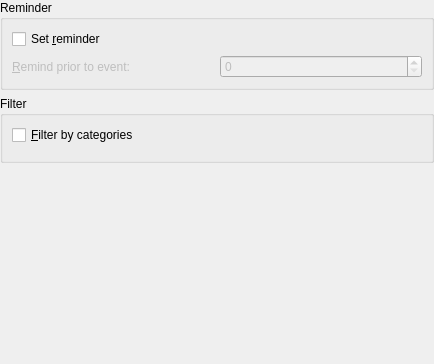
<?xml version="1.0" encoding="UTF-8"?>
<ui version="4.0">
 <class>BirthdaysConfigWidget</class>
 <widget class="QWidget" name="BirthdaysConfigWidget">
  <property name="geometry">
   <rect>
    <x>0</x>
    <y>0</y>
    <width>434</width>
    <height>364</height>
   </rect>
  </property>
  <layout class="QVBoxLayout" name="verticalLayout_2">
   <property name="leftMargin">
    <number>0</number>
   </property>
   <property name="topMargin">
    <number>0</number>
   </property>
   <property name="rightMargin">
    <number>0</number>
   </property>
   <property name="bottomMargin">
    <number>0</number>
   </property>
   <item>
    <widget class="QGroupBox" name="groupBox">
     <property name="title">
      <string>Reminder</string>
     </property>
     <property name="checkable">
      <bool>false</bool>
     </property>
     <layout class="QGridLayout" name="gridLayout">
      <item row="0" column="0">
       <widget class="QCheckBox" name="kcfg_EnableAlarm">
        <property name="text">
         <string>Set &amp;reminder</string>
        </property>
       </widget>
      </item>
      <item row="1" column="0">
       <widget class="QLabel" name="label">
        <property name="enabled">
         <bool>false</bool>
        </property>
        <property name="text">
         <string>&amp;Remind prior to event:</string>
        </property>
        <property name="buddy">
         <cstring>kcfg_AlarmDays</cstring>
        </property>
       </widget>
      </item>
      <item row="1" column="1">
       <widget class="QSpinBox" name="kcfg_AlarmDays">
        <property name="enabled">
         <bool>false</bool>
        </property>
        <property name="prefix">
         <string/>
        </property>
        <property name="maximum">
         <number>355</number>
        </property>
       </widget>
      </item>
     </layout>
    </widget>
   </item>
   <item>
    <widget class="QGroupBox" name="groupBox_2">
     <property name="title">
      <string>Filter</string>
     </property>
     <layout class="QVBoxLayout" name="verticalLayout">
      <item>
       <widget class="QCheckBox" name="kcfg_FilterOnCategories">
        <property name="text">
         <string>&amp;Filter by categories</string>
        </property>
       </widget>
      </item>
      <item>
       <widget class="Akonadi::TagSelectWidget" name="FilterCategories">
        <property name="enabled">
         <bool>false</bool>
        </property>
       </widget>
      </item>
     </layout>
    </widget>
   </item>
   <item>
    <spacer name="verticalSpacer">
     <property name="orientation">
      <enum>Qt::Vertical</enum>
     </property>
     <property name="sizeHint" stdset="0">
      <size>
       <width>20</width>
       <height>18</height>
      </size>
     </property>
    </spacer>
   </item>
  </layout>
 </widget>
 <customwidgets>
  <customwidget>
   <class>Akonadi::TagSelectWidget</class>
   <extends>QWidget</extends>
   <header>Akonadi/TagSelectWidget</header>
  </customwidget>
 </customwidgets>
 <resources/>
 <connections>
  <connection>
   <sender>kcfg_EnableAlarm</sender>
   <signal>toggled(bool)</signal>
   <receiver>label</receiver>
   <slot>setEnabled(bool)</slot>
   <hints>
    <hint type="sourcelabel">
     <x>97</x>
     <y>54</y>
    </hint>
    <hint type="destinationlabel">
     <x>104</x>
     <y>75</y>
    </hint>
   </hints>
  </connection>
  <connection>
   <sender>kcfg_EnableAlarm</sender>
   <signal>toggled(bool)</signal>
   <receiver>kcfg_AlarmDays</receiver>
   <slot>setEnabled(bool)</slot>
   <hints>
    <hint type="sourcelabel">
     <x>169</x>
     <y>51</y>
    </hint>
    <hint type="destinationlabel">
     <x>292</x>
     <y>85</y>
    </hint>
   </hints>
  </connection>
  <connection>
   <sender>kcfg_FilterOnCategories</sender>
   <signal>toggled(bool)</signal>
   <receiver>FilterCategories</receiver>
   <slot>setEnabled(bool)</slot>
   <hints>
    <hint type="sourcelabel">
     <x>29</x>
     <y>151</y>
    </hint>
    <hint type="destinationlabel">
     <x>81</x>
     <y>199</y>
    </hint>
   </hints>
  </connection>
 </connections>
</ui>
